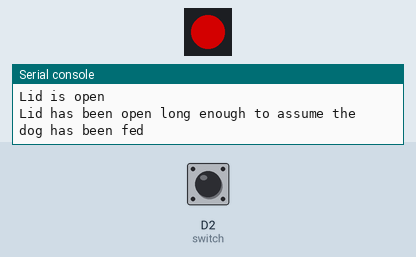
Bench run of a program on a simulated CircuitPython board. Shown: 1 RGB LEDs in strip order, left to right, the last lines printed to the serial console. The inputs (shaded band) are chosen by the test bench; at power-on: D2 (switch) HIGH. Dim RGB values are drawn brighter than linear.

Above: at 1.08 s.
1.3 s: D2 (switch) pulled LOW for 3.2 s
At 4.3 s:
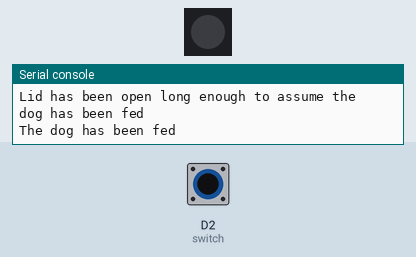
6.0 s: D2 (switch) pulled LOW for 0.15 s
At 6.46 s:
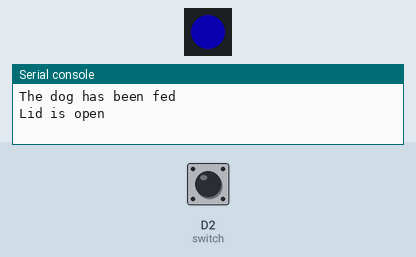
9.1 s: D2 (switch) pulled LOW for 1 s
At 9.48 s:
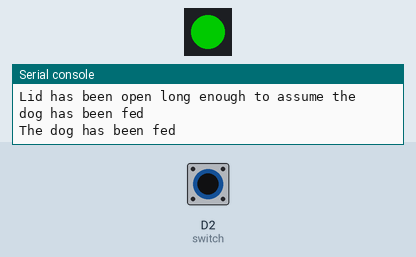
12.1 s: D2 (switch) pulled LOW for 0.15 s
At 13.59 s:
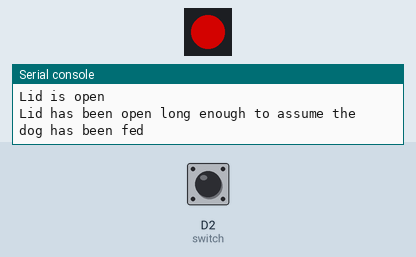
Timing chart, 0 to 16.1 s (numbered marks = the images above; inputs shaded):
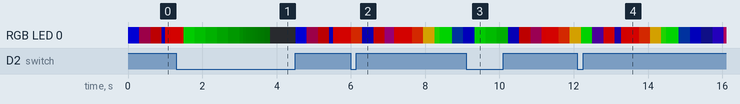

The program:

code.py
```python
"""
Dog food timer
Turns green if the lid to the dog food was opened for > 1 second within the last 8 hours, red otherwise
"""
import time
import board
import neopixel
from digitalio import DigitalInOut, Direction, Pull
import colors

print("Dog food timer initializing...")

rgb = neopixel.NeoPixel(board.NEOPIXEL, 1, brightness=0.5, auto_write=True)

switch = DigitalInOut(board.D2)
switch.direction = Direction.INPUT
switch.pull = Pull.UP

minOpenSeconds = 1
turnRedAfterSeconds = 8 * 60 * 60

FPS = 60
maxFrameTime = 1/FPS

print("Target frame time: under {0:.1f}ms ({1} FPS)".format(maxFrameTime*1000, FPS))

# states (does circuitpython support enums?)
UNKNOWN = 0
SHORT_OPEN = 1
LONG_OPEN = 2
FED = 3
HUNGRY = 4

# initial state at startup
isOpen = False
lastOpenTime = -1
curOpenTime = -1
colorGenerator = colors.Strober(color=colors.BLUE, duration=1)
prevState = UNKNOWN

while True:
    now = time.monotonic()
    state = prevState

    # first calculate the state
    if switch.value:
        # lid is open
        if isOpen:
            if now - curOpenTime > minOpenSeconds:
                lastOpenTime = curOpenTime
                state = LONG_OPEN
        else:
            isOpen = True
            curOpenTime = now
            state = SHORT_OPEN
    else:
        # lid is closed
        isOpen = False
        if lastOpenTime == -1:
            # unknown state, probably just rebooted
            state = UNKNOWN
        elif now - lastOpenTime > turnRedAfterSeconds:
            state = HUNGRY
        else:
            state = FED

    # if the state has changed, swap in a new colorGenerator
    if state != prevState:
        #print("state changed from {} to {}".format(prevState, state))
        prevState = state
        if state == SHORT_OPEN:
            print("Lid is open")
            # fade from blue (door is open) to red (start of rainbow)
            colorGenerator = colors.Fader((colors.BLUE, colors.RED), duration=1)
        elif state == LONG_OPEN:
            print("Lid has been open long enough to assume the dog has been fed")
            # rainbow
            colorGenerator = colors.Fader(colors.RAINBOW, duration=3)
        elif state == FED:
            print("The dog has been fed")
            # green breathing
            colorGenerator = colors.Fader((colors.GREEN, colors.BLACK), duration=6)
        elif state == HUNGRY:
            print("Time to feed the dog")
            # red strobe
            colorGenerator = colors.Strober(color=colors.RED, duration=1)
        else:
            # unknown
            colorGenerator = colors.Strober(color=colors.BLUE, duration=1)

    if colorGenerator.update():
        rgb.fill(colorGenerator.color)

    frameTime = time.monotonic() - now
    if frameTime < maxFrameTime:
        time.sleep(maxFrameTime - frameTime)
```

colors.py
```python
"""
NeoPixel Cokor Generators
by Nathan Friedly
Source: https://github.com/nfriedly/circuitpython_neopixel_fader
Based on https://jjmojojjmojo.github.io/time-based-fading.html
"""

import time
import math
import adafruit_fancyled.adafruit_fancyled as fancy


WHITE = fancy.CRGB(255, 255, 255)
BLACK = fancy.CRGB(0, 0, 0)
RED = fancy.CRGB(255, 0, 0)
GREEN = fancy.CRGB(0, 255, 0)
YELLOW = fancy.CRGB(255, 255, 0)
MAGENTA = fancy.CRGB(255, 0, 255)
CYAN = fancy.CRGB(0, 255, 255)
BLUE = fancy.CRGB(0, 0, 255)
ORANGE = fancy.CRGB(255, 127, 0)
VIOLET = fancy.CRGB(139, 0, 255)
INDIGO = fancy.CRGB(46, 43, 95) # todo: make this brighter
PINK = fancy.CRGB(255, 127, 127)
MINT = fancy.CRGB(127, 255, 127)
ROBIN = fancy.CRGB(127, 127, 255)
CANARY = fancy.CRGB(255, 255, 127)

RAINBOW = (RED, ORANGE, YELLOW, GREEN, BLUE, INDIGO, VIOLET)

class Fader:
    def __init__(self, palette, duration=1.0):
        self.startTime = time.monotonic()
        self.duration = duration
        self.palette = palette
        self.color = 0
        self.changed = False

    def getColor(self):
        # how far along are we in this cycle (in seconds): 0 to duration
        elapsed = (time.monotonic() - self.startTime) % self.duration

        # map elapsed to a float between 0 and the size of the palette
        position = elapsed * (len(self.palette)) / self.duration

        indexA = math.floor(position)
        indexB = math.ceil(position)

        if indexA >= len(self.palette):
            indexA = 0
            indexB = 1
        elif indexB >= len(self.palette):
            indexB = 0

        # grab the colors before and after that position
        colorA = self.palette[indexA]
        colorB = self.palette[indexB]

        # calculate the color at this position inbetween those two
        color = fancy.gamma_adjust(fancy.mix(colorA, colorB, position-indexA)).pack()

        #print("elapsed: {}, position: {}, colorA: {}, colorB: {}, color: {}".format(elapsed, position, colorA, colorB, color))
        return color

    def update(self):
        color = self.getColor()
        self.changed = (color != self.color)
        #print("old color: {}, new color: {}, changed: {}".format(self.color, color, self.changed))
        self.color = color
        return self.changed

class Strober:
    def __init__(self, color=RED, duration=1.0):
        self.startTime = time.monotonic()
        self.duration = duration
        self.peakColor = color
        self.color = 0
        self.changed = False

    def getColor(self):
        # how far along are we in this cycle (in seconds): 0 to duration
        elapsed = (time.monotonic() - self.startTime) % self.duration

        # map elapsed to a float between 0 and the duration
        position = elapsed / self.duration

        # calculate the color at this position inbetween those two
        color = fancy.gamma_adjust(fancy.mix(self.peakColor, BLACK, position)).pack()

        return color

    def update(self):
        color = self.getColor()
        self.changed = (color != self.color)
        #print("old color: {}, new color: {}, changed: {}".format(self.color, color, self.changed))
        self.color = color
        return self.changed
```
